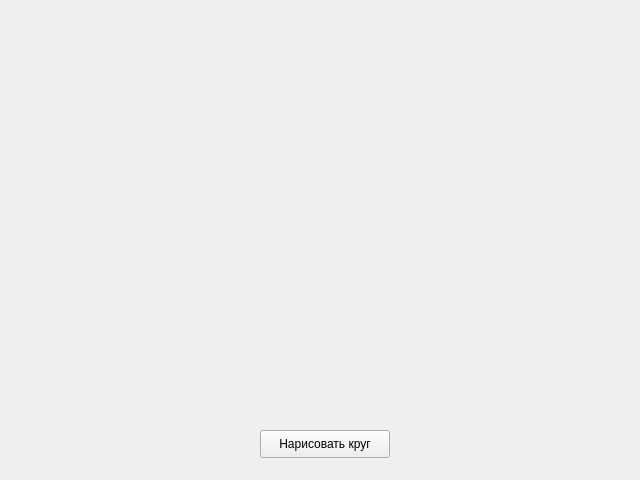
<?xml version="1.0" encoding="UTF-8"?>
<ui version="4.0">
 <class>Form</class>
 <widget class="QWidget" name="Form">
  <property name="geometry">
   <rect>
    <x>0</x>
    <y>0</y>
    <width>640</width>
    <height>480</height>
   </rect>
  </property>
  <property name="windowTitle">
   <string>Form</string>
  </property>
  <widget class="QPushButton" name="pushButton">
   <property name="geometry">
    <rect>
     <x>260</x>
     <y>430</y>
     <width>130</width>
     <height>28</height>
    </rect>
   </property>
   <property name="text">
    <string>Нарисовать круг</string>
   </property>
  </widget>
 </widget>
 <resources/>
 <connections/>
</ui>
